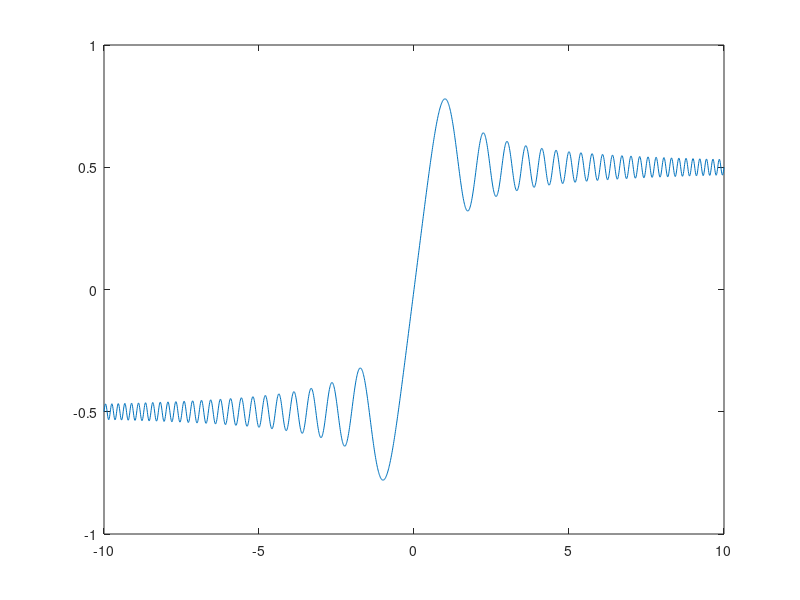
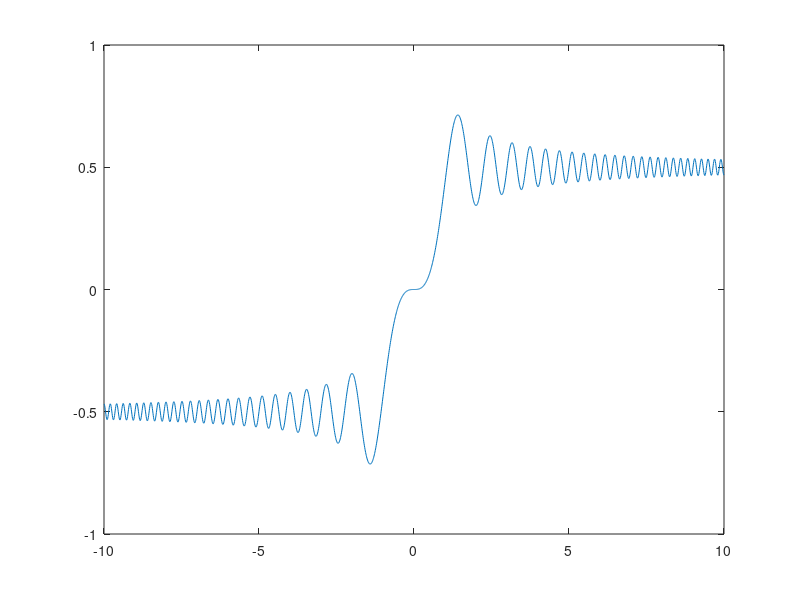
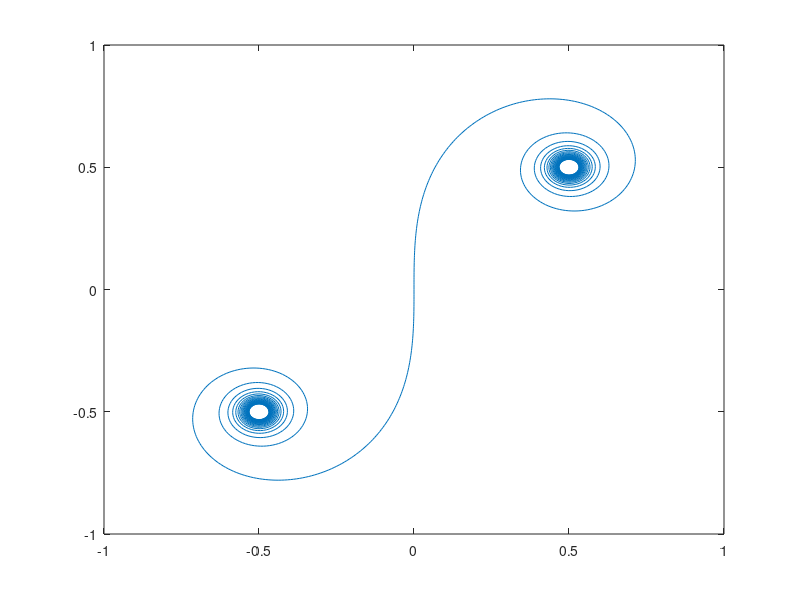

Write MATLAB code to recreate these figures, in order.
x=-10:0.01:10;
c=@(x) cos(pi*x.^2/2);
s=@(x) sin(pi*x.^2/2);
		
for i=1:length(x)
	C(i)=quad(c,0,x(i));
	S(i)=quad(s,0,x(i));
end

plot(x,C)
print('fresc.eps','-deps')
plot(x,S)
print('fress.eps','-deps')
plot(S,C)
print('cornu.eps','-deps')